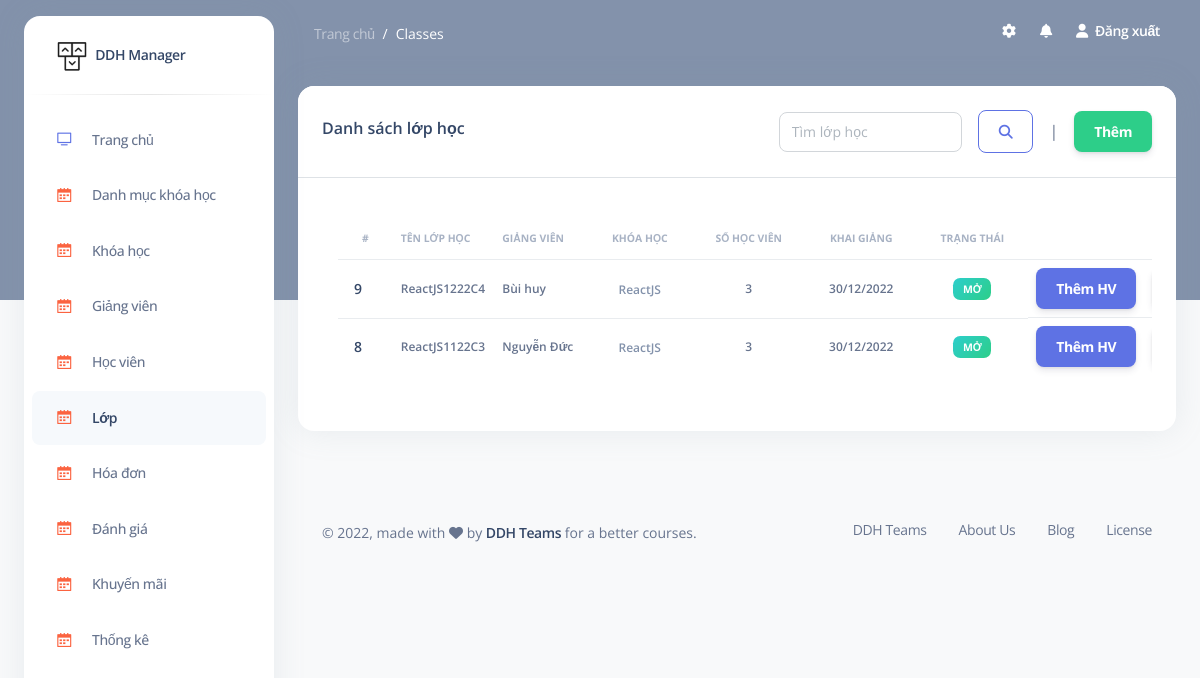
Page /admin/classes (signed in) on the committed database.
### tables this page shows
CREATE TABLE `classes` (
                           `id` int NOT NULL,
                           `name_class` varchar(255) DEFAULT NULL,
                           `id_course` int DEFAULT NULL,
                           `id_teacher` int DEFAULT NULL,
                           `slot` int DEFAULT '3',
                           `time_learn` tinyint DEFAULT NULL,
                           `time_start` date DEFAULT NULL,
                           `time_end` date DEFAULT NULL,
                           `status_class` tinyint DEFAULT '0'
);

CREATE TABLE `teachers` (
                            `id` int NOT NULL,
                            `name_teacher` varchar(255) DEFAULT NULL,
                            `email_teacher` varchar(255) DEFAULT NULL,
                            `phone_teacher` varchar(255) DEFAULT NULL,
                            `password_teacher` varchar(255) DEFAULT NULL,
                            `image_teacher` varchar(255) DEFAULT NULL,
                            `about_teacher` text,
                            `scope_teacher` text,
                            `role` tinyint DEFAULT '0',
                            `created_at` timestamp NULL DEFAULT NULL,
                            `updated_at` timestamp NULL DEFAULT NULL,
                            `status_teacher` tinyint DEFAULT '0'
);

CREATE TABLE `courses` (
                           `id` int NOT NULL,
                           `name_course` varchar(255) DEFAULT NULL,
                           `price_course` int DEFAULT NULL,
                           `image_course` varchar(255) DEFAULT NULL,
                           `status_course` tinyint DEFAULT '0',
                           `description_course` text,
                           `quote` text,
                           `discount` smallint DEFAULT '0',
                           `created_at` timestamp NULL DEFAULT NULL,
                           `updated_at` timestamp NULL DEFAULT NULL,
                           `id_category` int DEFAULT NULL
);

### models/admin/classes.php (called while the page is built, shortened)
<?php
    function class_read(){
        $sql = "SELECT
                classes.*,
                courses.name_course,
                teachers.name_teacher
                FROM classes
                INNER JOIN teachers ON classes.id_teacher = teachers.id
                INNER JOIN courses ON classes.id_course = courses.id
                ORDER BY classes.id DESC
         ";
        return query($sql);
    }
?>

### models/process_db.php (called while the page is built, shortened)
<?php
    function connect(){
        $conn = null;
        try {
            $conn = new PDO("mysql:host=".DB_HOST.";dbname=".DB_NAME."", DB_USER, DB_PASS);
            $conn->setAttribute(PDO::ATTR_ERRMODE, PDO::ERRMODE_EXCEPTION);
        }catch(PDOException $e){
            echo "Connection failed: " . $e->getMessage();
        }
        return $conn;
    }
    function query($sql){
        $sql_args = array_slice(func_get_args(), 1);
        try {
            $stmt = connect()->prepare($sql);
            $stmt->execute($sql_args);
            $rows = $stmt->fetchAll();
            return $rows;
        } catch (PDOException $e) {
            throw $e;
        }
    }
?>

### global.php (called while the page is built, shortened)
<?php
    function format_date($date){
        return (new DateTimeImmutable($date))->format('d/m/Y');
    }
?>

### views/admin/classes/read.php (the view, shortened to what this page needs)
<section class="container-fluid py-4">
    <div class="row">
        <div class="col-12">
            <div class="card mb-4">
                <div class="card-header border-bottom">
                    <div class="d-flex justify-content-between align-items-center">
                        <h6>Danh sách lớp học</h6>
                        <div class="d-flex justify-content-between align-items-center">
                            <form action="<?= CLASSES ?>" class="d-flex justify-content-center align-items-center">
                                <input type="search" name="classes" class="form-control" placeholder="Tìm lớp học" value="<?= isset($_GET['classes']) ? $_GET['classes'] : "" ?>">
                                <?php
                                if(isset($_GET['classes'])){
                                    echo '&emsp;<a class="btn btn-outline-primary" href="'.CLASSES.'">X</a>';
                                }else {
                                    echo  '&emsp;<button class="btn btn-outline-primary"><i class="fa-solid fa-magnifying-glass"></i></button>';
                                }
                                ?>
                            </form>
                            &emsp;|&emsp;
                            <a class="btn btn-success m-0" href="<?= CLASSES ?>/create">Thêm</a>
                        </div>
                    </div>
                </div>
                <div class="card-body ">
                    <div class="table-responsive p-3">
                        <table class="table align-items-center " id="examplee">
                            <thead>
                            <tr>
                                <th class="text-uppercase text-secondary text-xxs font-weight-bolder opacity-7">#</th>
                                <th class="text-uppercase text-secondary text-xxs font-weight-bolder opacity-7 ps-2">Tên lớp học</th>
                                <th class="text-uppercase text-secondary text-xxs font-weight-bolder opacity-7 ps-2">Giảng viên</th>
                                <th class="text-center text-uppercase text-secondary text-xxs font-weight-bolder opacity-7">Khóa học</th>
                                <th class="text-center text-uppercase text-secondary text-xxs font-weight-bolder opacity-7">Số học viên</th>
                                <th class="text-center text-uppercase text-secondary text-xxs font-weight-bolder opacity-7">Khai giảng</th>
                                <th class="text-center text-uppercase text-secondary text-xxs font-weight-bolder opacity-7">Trạng thái</th>
                                <th class="text-center text-uppercase text-secondary text-xxs font-weight-bolder opacity-7">Thao tác</th>
                            </tr>
                            </thead>
                            <tbody>
                            <?php if(!empty($read_class)){ ?>
                                <?php foreach ($read_class as $keys => $values): ?>
                                    <tr>
                                        <td>
                                            <div class="d-flex px-2 py-1">
                                                <div class="d-flex flex-column justify-content-center">
                                                    <h6 class="mb-0 text-sm"><?= $values['id'] ?></h6>
                                                </div>
                                            </div>
                                        </td>
                                        <td><p class="text-xs font-weight-bold mb-0"><?= $values['name_class'] ?></p></td>
                                        <td><p class="text-xs font-weight-bold mb-0"><?= $values['name_teacher'] ?></p></td>
                                        <td class="align-middle text-center">
                                            <span class="text-secondary text-xs font-weight-bold"><?= $values['name_course'] ?></span>
                                        </td>
                                        <td><p class="text-xs font-weight-bold mb-0 text-center"><?= $values['slot'] ?></p></td>
                                        <td><p class="text-xs font-weight-bold mb-0 text-center"><?= format_date($values['time_start']) ?></p></td>
                                        <td class="align-middle text-center text-sm">
                                            <?=
                                                $values['status_class'] == 0
                                                ? '<span class="badge badge-sm bg-gradient-success">Mở</span>'
                                                : '<span class="badge badge-sm bg-gradient-warning">Đóng</span>'
                                            ?>
                                        </td>
                                        <td class="align-middle text-center d-flex justify-content-center align-items-center">
                                            <span class="text-secondary text-xs font-weight-bold"><a class="btn btn-primary m-0"  href="<?= CLASSES ?>/addStudent/<?= $values['id'] ?>">Thêm HV</a></span>&emsp;
                                        </td>
                                    </tr>
                                <?php endforeach; ?>
                            <?php } ?>
                            </tbody>
                        </table>
                    </div>
                </div>
            </div>
        </div>
    </div>
</section>

### admin.php (style rules this page uses)
.btn { margin-bottom: 0 !important; }

### rows in the picture
classes: id "9", name_class "ReactJS1222C4", id_teacher.name_teacher "Bùi huy", id_course.name_course "ReactJS", slot "3", time_start "30/12/2022", status_class "MỞ"
classes: id "8", name_class "ReactJS1122C3", id_teacher.name_teacher "Nguyễn Đức", id_course.name_course "ReactJS", slot "3", time_start "30/12/2022", status_class "MỞ"

### other values in the picture
$_GET['module'] "Classes"
